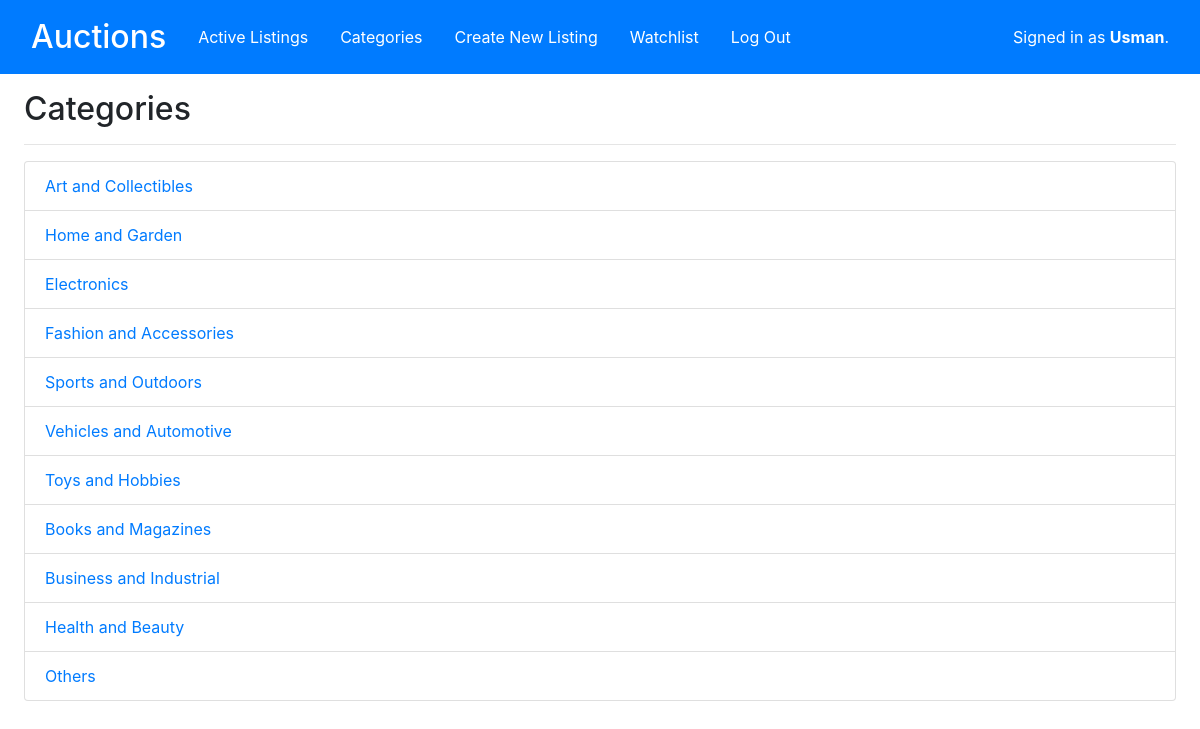
The page /categories (signed in) on the database its author committed.
### auctions/models.py (models this page shows, shortened)
class User(AbstractUser):
    pass

class Category(models.Model):
    title = models.CharField(max_length=64)

### auctions/views.py (the view)
# urls.py: path("categories",views.categories,name = "categories"),
def categories(request):
    categories = Category.objects.all()
    return render(request,"auctions/categories.html",{
        "categories":categories
    })

### auctions/templates/auctions/categories.html
{% extends "auctions/layout.html" %}
{% block body %}
    <h2 class="mb-3">Categories</h2>
    <hr>
    <ul class="list-group">
        {% for category in categories %}
        <li class="list-group-item"><a href="{% url 'displayCategory' category.id %}">{{ category.title }}</a></li>
        {% endfor %}
    </ul>
{% endblock %}

### auctions/templates/auctions/layout.html (shortened to what this page needs)
{% load static %}
<!DOCTYPE html>
<html lang="en">
    <head>
        <link rel="stylesheet" href="https://stackpath.bootstrapcdn.com/bootstrap/4.4.1/css/bootstrap.min.css">    </head>
    <body >
        <div>
            <nav class="navbar navbar-expand-lg bg-primary" >
                <div class="container-fluid ">
                    <span class="navbar-brand mb-0 h1 text-white" style="font-size:2rem;">Auctions</span>
                    <div class="collapse navbar-collapse" id="navbarNav">
                        <ul class="nav ">
                            <li class="nav-item">
                                <a class="nav-link text-white" href="{% url 'index' %}">Active Listings</a>
                            </li>
                            <li class="nav-item ">
                                <a class="nav-link text-white" href="{% url 'categories' %}">Categories</a>
                            </li>
                            {% if user.is_authenticated %}
                                <li class="nav-item">
                                    <a class="nav-link text-white" href="{% url 'create' %}">Create New Listing</a>
                                </li>
                                <li class="nav-item">
                                    <a class="nav-link text-white" href="{% url 'watchlist' %}">Watchlist</a>
                                </li>
                                <li class="nav-item">
                                    <a class="nav-link text-white" href="{% url 'logout' %}">Log Out</a>
                                </li>
                            {% endif %}
                        </ul>
                    </div>
                    <div class="text-white">
                        {% if user.is_authenticated %}
                            Signed in as <strong>{{ user.username }}</strong>.
                        {% else %}
                            Not signed in.
                        {% endif %}
                    </div>
                </div>
            </nav>
            <div class="px-4 my-3">
                {% block body %}
                {% endblock %}
            </div>
        </div>
    </body>
</html>

### rows shown on the page
User: username "Usman"
Category: title "Art and Collectibles"
Category: title "Home and Garden"
Category: title "Electronics"
Category: title "Fashion and Accessories"
Category: title "Sports and Outdoors"
Category: title "Vehicles and Automotive"
Category: title "Toys and Hobbies"
Category: title "Books and Magazines"
Category: title "Business and Industrial"
Category: title "Health and Beauty"
Category: title "Others"
